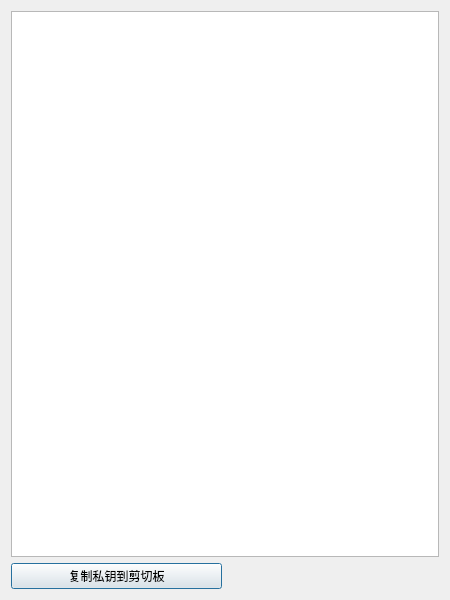
<?xml version="1.0" encoding="UTF-8"?>
<ui version="4.0">
 <class>Dialog</class>
 <widget class="QDialog" name="Dialog">
  <property name="geometry">
   <rect>
    <x>0</x>
    <y>0</y>
    <width>450</width>
    <height>600</height>
   </rect>
  </property>
  <property name="minimumSize">
   <size>
    <width>450</width>
    <height>600</height>
   </size>
  </property>
  <property name="windowTitle">
   <string>Dialog</string>
  </property>
  <layout class="QGridLayout" name="gridLayout">
   <item row="0" column="0" colspan="2">
    <widget class="QTextEdit" name="textEdit_2">
     <property name="html">
      <string>&lt;!DOCTYPE HTML PUBLIC &quot;-//W3C//DTD HTML 4.0//EN&quot; &quot;http://www.w3.org/TR/REC-html40/strict.dtd&quot;&gt;
&lt;html&gt;&lt;head&gt;&lt;meta name=&quot;qrichtext&quot; content=&quot;1&quot; /&gt;&lt;style type=&quot;text/css&quot;&gt;
p, li { white-space: pre-wrap; }
&lt;/style&gt;&lt;/head&gt;&lt;body style=&quot; font-family:'SimSun'; font-size:9pt; font-weight:400; font-style:normal;&quot;&gt;
&lt;p style=&quot;-qt-paragraph-type:empty; margin-top:0px; margin-bottom:0px; margin-left:0px; margin-right:0px; -qt-block-indent:0; text-indent:0px;&quot;&gt;&lt;br /&gt;&lt;/p&gt;&lt;/body&gt;&lt;/html&gt;</string>
     </property>
    </widget>
   </item>
   <item row="1" column="0">
    <widget class="QPushButton" name="pushButton_2">
     <property name="text">
      <string>复制私钥到剪切板</string>
     </property>
    </widget>
   </item>
  </layout>
 </widget>
 <resources/>
 <connections/>
</ui>
